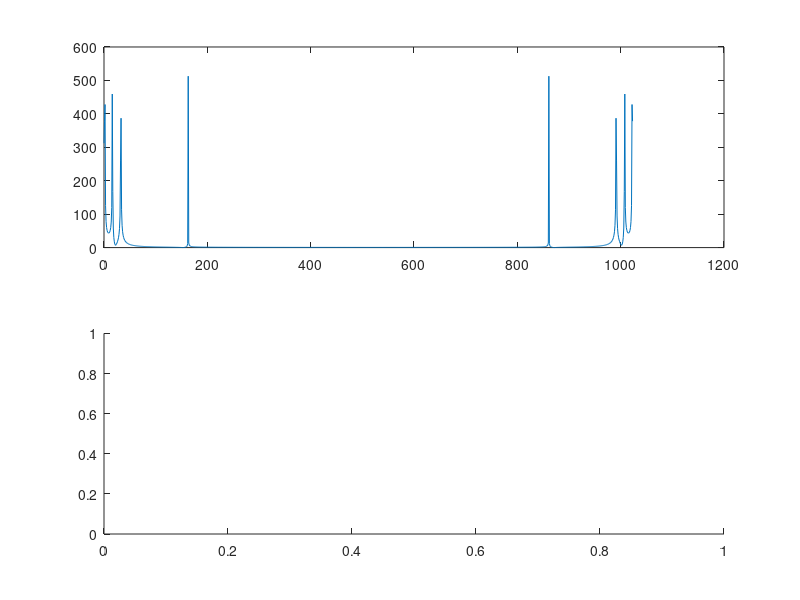

MATLAB code for this plot: (Note: this script raises an error after producing the figure.)


range = (0:1023);
data = sin(range/100)+sin(range/10)+sin(range/200)+sin(range/5)+sin(range);

result = zeros(length(data),1);

close all
figure(1)
clf()
hold on
%im plotting the matlab fft vs my fft, to compare the results
%my fft is offset by 50, so the lines arent on top of another
subplot(2,1,1)
% matlab FFT
plot(range, abs(fft(data)))
subplot(2,1,2)
%my FFT
plot(range, abs(jfft(data,length(data))));


function retarr=jfft(arraydata,len)
    % needs to have a length of power of 2

    %after going through all the stages of the  
    x = (0:len-1);
    addrestranslation = bitrevorder(x);
    arraydata2 = arraydata;
    for index = (1:len)
        newindex = addrestranslation(index)+1; 
        arraydata(newindex)= arraydata2(index);
    end
    stagepow = 1;
    depth = log2(len); % in hardware this could be easily done by choosing position of the set bit in len
    for stage = (1:depth)
        
        stagepow = stagepow*2; % in hardware this is just previous stagepow * 2
        delta_omega = exp(-2 * pi *1i/stagepow);

        for k = (0:stagepow:len-1)
            omega = 1; % prevent, that omega drifts of due to calculation errors;
            for j = (k : k+stagepow/2 -1)
                % TODO: write this so that imaginary number operations can
                % be done with normal hardware
                t = omega*arraydata(j + stagepow/2+1);
                u = arraydata(j+1);
                arraydata(j+1) =  u + t;
                arraydata(j + stagepow/2+1) = u - t;
                omega = omega * delta_omega;
            end
        end
    end

    retarr = arraydata;
    return;
end
